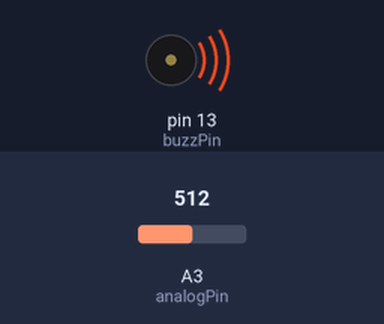
This sketch was run on a simulated Arduino Uno, built with avr-gcc and run on an emulated ATmega328P. On the bench: buzzer (waves = sounding). The inputs (shaded band) are chosen by the test bench; at power-on: A3 (analogPin) = 512. What the sketch prints to the serial monitor is not drawn.

Above: at 0.1 s.
Timing chart, 0 to 1.6 s (numbered marks = the images above):
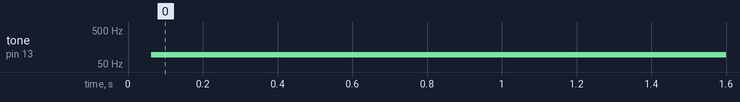

Measured:
- by itself, tone on pin 13 (buzzPin): silent → 94 Hz at 0.06 s

The sketch:

INO_BUZZER.ino
```cpp
int buzzPin = 13;
int analogPin = A3;
int potVal;
float toneLevel;
void setup() {
pinMode(buzzPin,OUTPUT);
Serial.begin(9600);
pinMode(analogPin,INPUT);
}

void loop() {
  potVal = analogRead(analogPin);
  toneLevel = 9940./1023.*potVal+60;
  Serial.println(toneLevel);
  digitalWrite(buzzPin,HIGH);
  delayMicroseconds(toneLevel);
  digitalWrite(buzzPin,LOW);
  delayMicroseconds(toneLevel);
}
```
